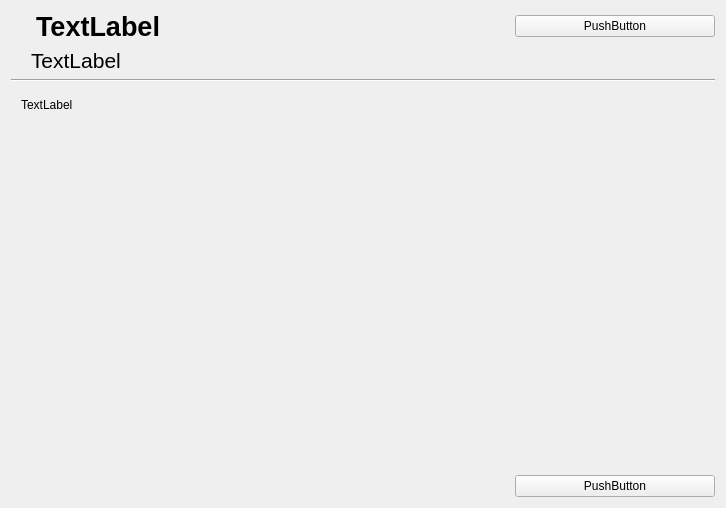
<?xml version="1.0" encoding="UTF-8"?>
<ui version="4.0">
 <class>ProjectDetails</class>
 <widget class="QWidget" name="ProjectDetails">
  <property name="geometry">
   <rect>
    <x>0</x>
    <y>0</y>
    <width>726</width>
    <height>508</height>
   </rect>
  </property>
  <property name="windowTitle">
   <string>Form</string>
  </property>
  <layout class="QGridLayout" name="gridLayout">
   <item row="0" column="0" colspan="2">
    <widget class="QLabel" name="txtProjTitle">
     <property name="font">
      <font>
       <pointsize>20</pointsize>
       <weight>75</weight>
       <bold>true</bold>
      </font>
     </property>
     <property name="text">
      <string>TextLabel</string>
     </property>
     <property name="alignment">
      <set>Qt::AlignLeading|Qt::AlignLeft|Qt::AlignVCenter</set>
     </property>
     <property name="wordWrap">
      <bool>true</bool>
     </property>
     <property name="margin">
      <number>10</number>
     </property>
     <property name="indent">
      <number>25</number>
     </property>
    </widget>
   </item>
   <item row="4" column="2">
    <widget class="QPushButton" name="btnStartAlgo">
     <property name="text">
      <string>PushButton</string>
     </property>
    </widget>
   </item>
   <item row="1" column="0" colspan="3">
    <widget class="QLabel" name="lblRegisteredStudents">
     <property name="font">
      <font>
       <pointsize>16</pointsize>
      </font>
     </property>
     <property name="text">
      <string>TextLabel</string>
     </property>
     <property name="margin">
      <number>15</number>
     </property>
     <property name="indent">
      <number>20</number>
     </property>
    </widget>
   </item>
   <item row="0" column="2">
    <widget class="QPushButton" name="btnRegistration">
     <property name="maximumSize">
      <size>
       <width>200</width>
       <height>16777215</height>
      </size>
     </property>
     <property name="baseSize">
      <size>
       <width>0</width>
       <height>0</height>
      </size>
     </property>
     <property name="font">
      <font>
       <pointsize>9</pointsize>
      </font>
     </property>
     <property name="text">
      <string>PushButton</string>
     </property>
     <property name="checkable">
      <bool>false</bool>
     </property>
     <property name="checked">
      <bool>false</bool>
     </property>
     <property name="autoDefault">
      <bool>false</bool>
     </property>
     <property name="default">
      <bool>false</bool>
     </property>
     <property name="flat">
      <bool>false</bool>
     </property>
    </widget>
   </item>
   <item row="3" column="0" colspan="3">
    <widget class="QLabel" name="txtProjDescription">
     <property name="enabled">
      <bool>true</bool>
     </property>
     <property name="sizePolicy">
      <sizepolicy hsizetype="Expanding" vsizetype="Preferred">
       <horstretch>2</horstretch>
       <verstretch>1</verstretch>
      </sizepolicy>
     </property>
     <property name="sizeIncrement">
      <size>
       <width>2</width>
       <height>0</height>
      </size>
     </property>
     <property name="text">
      <string>TextLabel</string>
     </property>
     <property name="alignment">
      <set>Qt::AlignLeading|Qt::AlignLeft|Qt::AlignTop</set>
     </property>
     <property name="wordWrap">
      <bool>true</bool>
     </property>
     <property name="margin">
      <number>30</number>
     </property>
     <property name="indent">
      <number>10</number>
     </property>
    </widget>
   </item>
   <item row="2" column="0" colspan="3">
    <widget class="Line" name="textSeperator">
     <property name="sizePolicy">
      <sizepolicy hsizetype="Expanding" vsizetype="Fixed">
       <horstretch>0</horstretch>
       <verstretch>0</verstretch>
      </sizepolicy>
     </property>
     <property name="maximumSize">
      <size>
       <width>16777215</width>
       <height>16777215</height>
      </size>
     </property>
     <property name="frameShadow">
      <enum>QFrame::Sunken</enum>
     </property>
     <property name="orientation">
      <enum>Qt::Horizontal</enum>
     </property>
    </widget>
   </item>
  </layout>
 </widget>
 <resources/>
 <connections/>
</ui>
